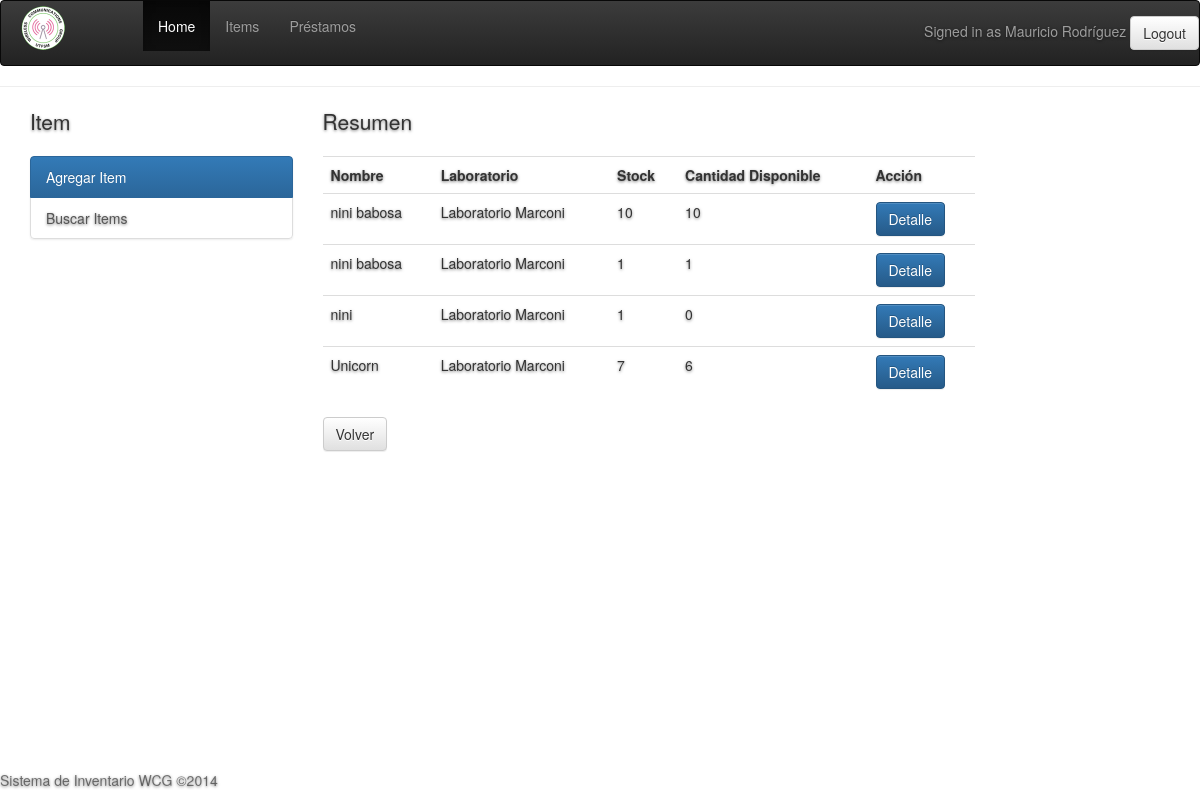
Screenshot of /list_items/ (signed in) with the database file from the repository.
### inventory/models.py (models this page shows, shortened)
class Item(models.Model):
	ITEM_TYPE_CHOICES = (
		('Item', 'Item'),
		('Instrument', 'Instrument'),
		('Material', 'Material'),
		('Tool', 'Tool')
	)
	location = models.ForeignKey(Location)
	name = models.CharField(max_length=100)
	description = models.CharField(max_length=100)
	purchase_date = models.DateField()
	stock = models.IntegerField(default=1)
	item_type = models.CharField(max_length=10, choices=ITEM_TYPE_CHOICES, default='Item')
	photo = models.ImageField(upload_to="item_photo", blank=True, null=True)

class Location(models.Model):
	administrator = models.ForeignKey(Administrator)
	name = models.CharField(max_length=100)
	location = models.CharField(max_length=100)

### inventory/views/items.py (the view)
# urls.py: url(r'^list_items/$'                        ,'inventory.views.items.list_items', name='items_list'),
@login_required
def list_items(request):
	items = Item.objects.all()
	for item in items:
		item.availables = item.stock - Loan.objects.filter(item=item, is_active =True).count()
	return render_to_response('items_list.html',{'items':items,'isAdmin':Administrator.objects.filter( user = request.user).exists(),}, context_instance=RequestContext(request))

### inventory/templates/items_list.html (shortened to what this page needs)
{% extends 'base.html' %}
{% block contenido %}
<div class="container">
<div class="row">
<div class="col-md-3">
{% if isAdmin %}
    <p class="lead">
        Item
    </p>
    <div class="list-group">
        <a class="list-group-item active" href="/register_item/">
            Agregar Item
        </a>
        <a class="list-group-item" href="/search_items/">
            Buscar Items
        </a>
    </div>
    {% endif %}
</div>
	<div class="col-md-7">
        <p class="lead">
            Resumen
        </p>
		<table class="table">
        <tr>
            <th>Nombre</th>
            <th>Laboratorio</th>
            <th>Stock</th>
            <th>Cantidad Disponible</th>
            <th>Acción</th>
        </tr>
        {% for item in items %}
        <tr>
            <td>{{ item.name }}</td>
            <td>{{ item.location.name }}</td>
            <td>{{ item.stock }}</td>
            <td>{{ item.availables }}</td>
            <td><a class="btn btn-primary" href="/item/{{item.id}}/">Detalle</a></td>
        </tr>
        {% endfor %}
    </table>
		<a class="btn btn-default" href="/dashboard">Volver</a>
</div>
</div>
</div>
{% endblock %}

### inventory/templates/base.html (shortened to what this page needs)
{% load bootstrap3 %}
<!DOCTYPE html>
<html lang='es'>
<head>
  <link rel='stylesheet' href='{{STATIC_URL}}css/base.css'>
  {% bootstrap_css %}
  <link rel="stylesheet" href="http://maxcdn.bootstrapcdn.com/bootstrap/3.2.0/css/bootstrap.min.css">
  <link rel="stylesheet" href="http://maxcdn.bootstrapcdn.com/bootstrap/3.2.0/css/bootstrap-theme.min.css">
</head>
  <header>
	<nav class="navbar navbar-inverse" role="navigation">
  <div class="container-fluid">
    <div class="navbar-header">
      <a class="navbar-brand" rel="home" href="#" title="WCG">
        <img style="max-width:50%; margin-top: -10px;"
             src="{{STATIC_URL}}img/logo.png"></a>
    </div>
    <div class="collapse navbar-collapse" id="bs-example-navbar-collapse-1">
        <ul class="nav navbar-nav">
        <li class="active"><a href="{{TEMPLATE_DIRS}}/dashboard">Home</a></li>
        <li><a href="{{TEMPLATE_DIRS}}/list_items">Items</a></li>
        <li><a href="{{TEMPLATE_DIRS}}/list_loans">Préstamos</a></li>
        </ul>
        <ul class="nav navbar-nav navbar-right">
        <p class="navbar-text navbar-right">Signed in as {{user.first_name|capfirst}} {{user.last_name|capfirst}} <a class="btn btn-default" href="/logout">
            	Logout</a></p>
      </ul>
      </div>
  </div>
</nav>
	<hr>
  </header>
		<body>
	    {% block contenido %}{% endblock %}
    <div class='mastfoot'>
  	  <p>Sistema de Inventario WCG &copy;2014</p>
    </div>
</body>
</html>

### inventory/static/css/base.css (style rules this page uses)
a, a:focus, a:hover { color: #fff; }
.btn-default, .btn-default:hover, .btn-default:focus { color: #333; text-shadow: none; background-color: #fff; border: 1px solid #fff; }
html,body { height: 100%; }
body { color: #000; text-align: left; text-shadow: 0 1px 3px rgba(0,0,0,.5); }
.mastfoot { color: #000000; color: rgba(0,0,0,.5); }
@media (min-width: 768px) { .mastfoot { position: fixed; bottom: 0; } }
@media (min-width: 768px) { .masthead, .mastfoot, .cover-container { width: 100%; } }
@media (min-width: 992px) { .masthead, .mastfoot, .cover-container { width: 700px; } }

### rows the page displays
Item: name "nini babosa", location.name "Laboratorio Marconi", stock "10", availables "10"
Item: name "nini babosa", location.name "Laboratorio Marconi", stock "1", availables "1"
Item: name "nini", location.name "Laboratorio Marconi", stock "1", availables "0"
Item: name "Unicorn", location.name "Laboratorio Marconi", stock "7", availables "6"

### other values shown
{{ user.first_name|capfirst }} "Mauricio"
{{ user.last_name|capfirst }} "Rodríguez"
